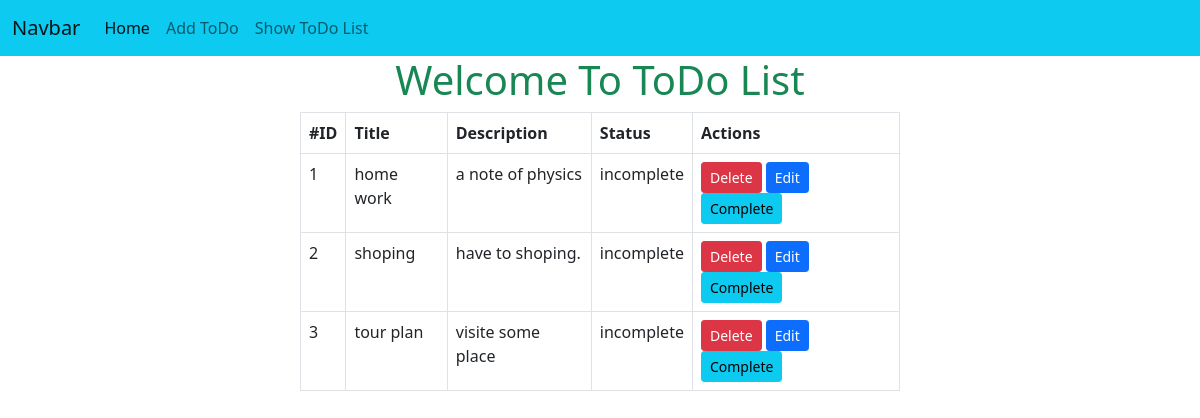
The app's page /show_todo/ with its own data.
### first_app/models.py (models this page shows)
class TodoTaskModel(models.Model):
    add_status=(('incomplete','incomplete'),
                ('complete','complete'),
                )
    id=models.IntegerField(primary_key=True)
    title=models.CharField(max_length=50)
    description=models.CharField(max_length=60)
    status=models.CharField(max_length=20,choices=add_status)

### first_app/views.py (the view)
# urls.py: path('show_todo/',views.show_todo,name='show_todo'),
def show_todo(request):
    work=TodoTaskModel.objects.all()
    return render(request,'show_todo.html',{'data':work})

### first_app/templates/show_todo.html
{% extends "home.html" %}
{% block content %}
<div style="width: 50%; margin: auto;">
    {% if data %}
        <table class="table table-bordered">
            <thead>
            <tr>
                <th>#ID</th>
                <th>Title</th>
                <th>Description</th>
                <th>Status</th>
                <th>Actions</th>
            </tr>
            </thead>
            <tbody>
            {% for todo in data  %}
            <tr>
                <td>{{todo.id}}</td>
                <td>{{todo.title}}</td>
                <td>{{todo.description}}</td>
                <td>{{todo.status}}</td>
                <td>
                    <a href="{% url 'delete_todo' id=todo.id %}" class="btn btn-danger btn-sm">Delete</a> <a href="{% url 'edit_todo' id=todo.id %}" class="btn btn-primary btn-sm">Edit</a> <a class="btn btn-info btn-sm" href="{% url 'change_status' id=todo.id %}">Complete</a>
                </td>
            </tr>
            {% endfor %}
            </tbody>
        </table>
    {% else %}
    <h3>The todo list is empty!</h3>
    {% endif %}
   </div>
{% endblock %}

### first_app/templates/home.html (shortened to what this page needs)
<!doctype html>
<html lang="en">
  <head>
    <link href="https://cdn.jsdelivr.net/npm/bootstrap@5.0.2/dist/css/bootstrap.min.css" rel="stylesheet">
  </head>
  <body>
    <nav class="navbar navbar-expand-lg navbar-light bg-info">
        <div class="container-fluid">
          <a class="navbar-brand" href="#">Navbar</a>
          <div class="collapse navbar-collapse" id="navbarNav">
            <ul class="navbar-nav">
              <li class="nav-item">
                <a class="nav-link active" aria-current="page" href="{% url 'homepage' %}">Home</a>
              </li>
              <li class="nav-item">
                <a class="nav-link" href="{% url 'store_todo' %}">Add ToDo</a>
              </li>
              <li class="nav-item">
                <a class="nav-link" href="{% url 'show_todo' %}">Show ToDo List</a>
              </li>
            </ul>
          </div>
        </div>
      </nav>
      <div style="width: 50; margin: auto;">
        <h1 class="text-center text-success">Welcome To ToDo List</h1>
      </div>
   {% block content %}
   {% endblock %}
  </body>
</html>

### records on screen
TodoTaskModel: id "1", title "home work", description "a note of physics", status "incomplete"
TodoTaskModel: id "2", title "shoping", description "have to shoping.", status "incomplete"
TodoTaskModel: id "3", title "tour plan", description "visite some place", status "incomplete"
